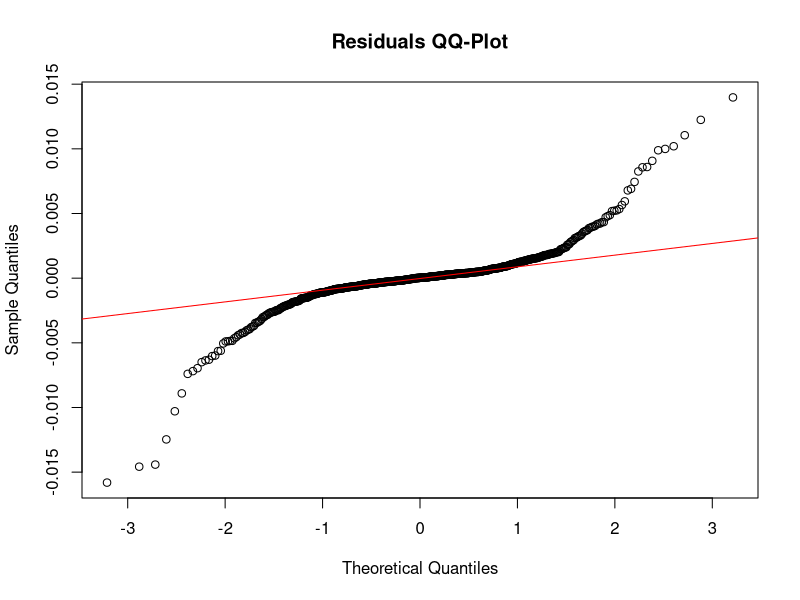
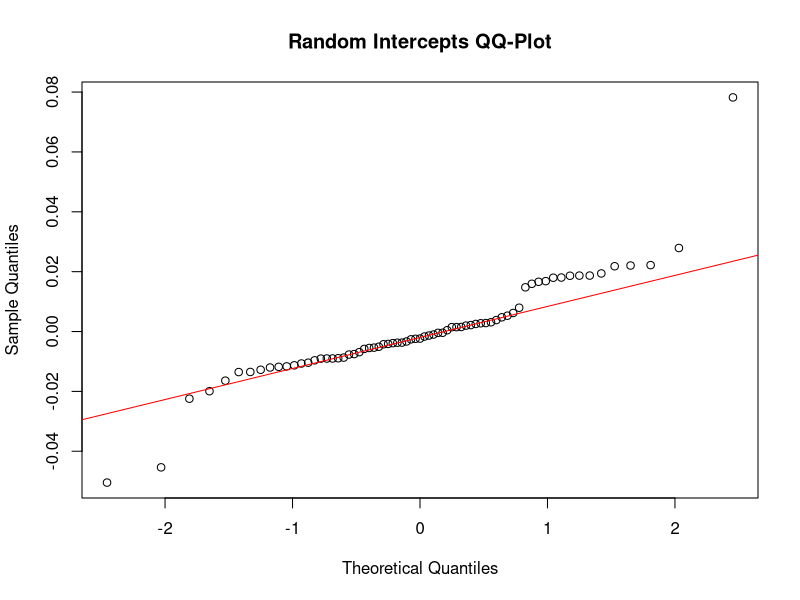
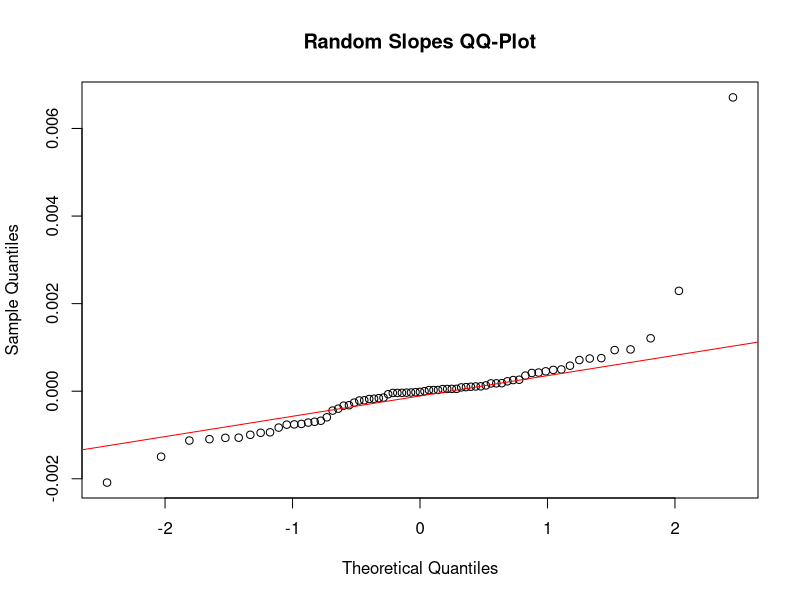
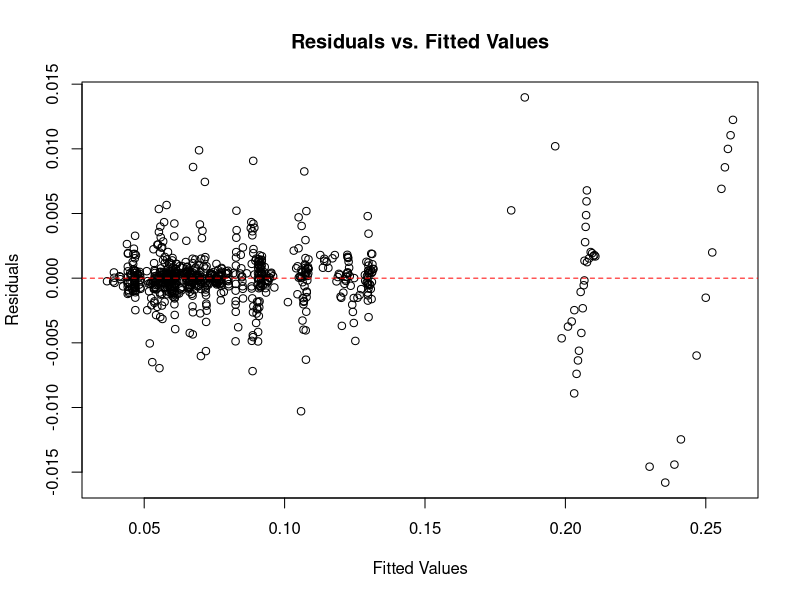
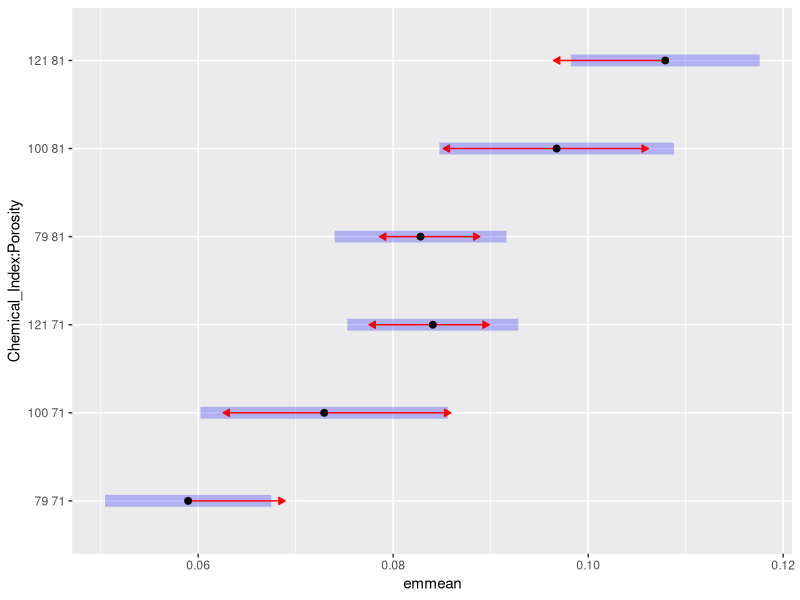

Write R code to recreate these figures, in order.
## ---- chunk 1
knitr::opts_chunk$set(echo = TRUE)
## ---- chunk 2
library(readxl)
library(tidyverse)
library(dplyr)
library(ggplot2)
library(ggthemes)
library(lme4)
library(emmeans)
## ---- chunk 3
# load data
foam_raw <- read_excel("Foster_Mines_Capstone_Data_v2.xlsx", sheet = "Sheet1")

# decompose SampleCode
foam_data <- foam_raw %>%
  separate(SampleCode, into = c("prefix", "Chemical_Index", "Porosity", "Sample_ID"), sep = "_", remove = FALSE) %>%
  select(-prefix)

cyc_cols <- grep("^Cyc_", names(foam_data), value = TRUE)
e1_cols <- grep("^E1_MPA_Cyc_", names(foam_data), value = TRUE)
td_cols <- grep("^tandelta_Cyc_", names(foam_data), value = TRUE)
es_cols <- grep("^Estatic_MPA_Cyc_", names(foam_data), value = TRUE)
nvp_cols <- grep("^NVP_Cyc_", names(foam_data), value = TRUE)

meta_cols <- setdiff(names(foam_data), c(cyc_cols, e1_cols, td_cols, es_cols, nvp_cols))

# pivot data
cyc_long <- foam_data %>%
  select(SampleCode, all_of(cyc_cols)) %>%
  pivot_longer(cols = all_of(cyc_cols),
               names_to = "Cycle_Label",
               values_to = "Cycle_Count")

# E1
e1_long <- foam_data %>%
  select(SampleCode, all_of(e1_cols)) %>%
  pivot_longer(cols = all_of(e1_cols),
               names_to = "Cycle_Label",
               values_to = "E1_MPA") %>%
  mutate(Cycle_Label = str_replace(Cycle_Label, "E1_MPA_", ""))

# tandelta
td_long <- foam_data %>%
  select(SampleCode, all_of(td_cols)) %>%
  pivot_longer(cols = all_of(td_cols),
               names_to = "Cycle_Label",
               values_to = "tan_delta") %>%
  mutate(Cycle_Label = str_replace(Cycle_Label, "tandelta_", ""))

# Estatic
es_long <- foam_data %>%
  select(SampleCode, all_of(es_cols)) %>%
  pivot_longer(cols = all_of(es_cols),
               names_to = "Cycle_Label",
               values_to = "Estatic_MPA") %>%
  mutate(Cycle_Label = str_replace(Cycle_Label, "Estatic_MPA_", ""))

# NVP
nvp_long <- foam_data %>%
  select(SampleCode, all_of(nvp_cols)) %>%
  pivot_longer(cols = all_of(nvp_cols),
               names_to = "Cycle_Label",
               values_to = "NVP") %>%
  mutate(Cycle_Label = str_replace(Cycle_Label, "NVP_", ""))

# merge everything
long_data <- cyc_long %>%
  left_join(e1_long, by = c("SampleCode", "Cycle_Label")) %>%
  left_join(td_long, by = c("SampleCode", "Cycle_Label")) %>%
  left_join(es_long, by = c("SampleCode", "Cycle_Label")) %>%
  left_join(nvp_long, by = c("SampleCode", "Cycle_Label"))

# join with meta data
foam_data <- foam_data %>%
  select(all_of(meta_cols)) %>%
  right_join(long_data, by = "SampleCode") %>%
  mutate(
    Chemical_Index = as.numeric(Chemical_Index),
    Porosity = as.numeric(Porosity),
    Sample_ID = as.numeric(Sample_ID),
    Cycle = str_extract(Cycle_Label, "[A-N]$")
  ) %>%
  select(SampleCode, Chemical_Index, Porosity, Sample_ID,
       Cycle, Cycle_Count,
       strain, Stress_kPa, Relporo, freq, amp,
       E1_MPA, tan_delta, Estatic_MPA, NVP)

foam_data <- foam_data %>%
  drop_na()

foam_data <- foam_data %>%
  rename(
    Strain = strain,
    Stress = Stress_kPa,
    Freq = freq,
    Amp = amp,
    Dyn_Stiff = E1_MPA,
    Stat_Stiff = Estatic_MPA,
    Damping = tan_delta
  )

# create new normalized response variable
foam_data <- foam_data %>%
  group_by(SampleCode) %>%
  mutate(
    NVP_Initial = first(NVP[Cycle_Count == min(Cycle_Count, na.rm = TRUE)]),
    NVP_Relative = NVP / NVP_Initial
  ) %>%
  ungroup()

foam_data <- foam_data %>%
  filter(Cycle_Count <= 10000, 
         Damping >= 0,
         !(Sample_ID == 133 & NVP > 0.1)
         )

foam_data <- foam_data %>%
  mutate(Log_Cycle = ifelse(Cycle_Count == 0, 0, log(Cycle_Count)))

## ---- chunk 4
foam_model <- lmer(NVP ~ Log_Cycle + Freq + Amp +
                     as.factor(Chemical_Index) + as.factor(Porosity) + 
                     Log_Cycle:as.factor(Chemical_Index) +
                     (1 + Log_Cycle | Sample_ID), data = foam_data)

summary(foam_model)
## ---- chunk 5
# residuals qq plot
qqnorm(residuals(foam_model), main = "Residuals QQ-Plot")
qqline(residuals(foam_model), col = "red")

# random intercepts
random_int_foam <- ranef(foam_model)$Sample_ID[,1]

# random intercepts effects qq plot
qqnorm(random_int_foam, main = "Random Intercepts QQ-Plot")
qqline(random_int_foam, col = "red")

# random slopes
random_slopes_foam <- ranef(foam_model)$Sample_ID[,2]

# random slopes effects qq plot
qqnorm(random_slopes_foam, main = "Random Slopes QQ-Plot")
qqline(random_slopes_foam, col = "red")

# fitted values and residuals
fitted_values <- fitted(foam_model)
residuals <- residuals(foam_model)

# residuals vs. fitted plot
plot(fitted_values, residuals, 
     xlab = "Fitted Values", 
     ylab = "Residuals", 
     main = "Residuals vs. Fitted Values")
abline(h = 0, col = "red", lty = 2)
## ---- chunk 6
# chem index * porosity emmeans
chemporo_means <- emmeans(foam_model, ~ Chemical_Index * Porosity)
pairs(chemporo_means)
plot(chemporo_means, comparisons = TRUE)
